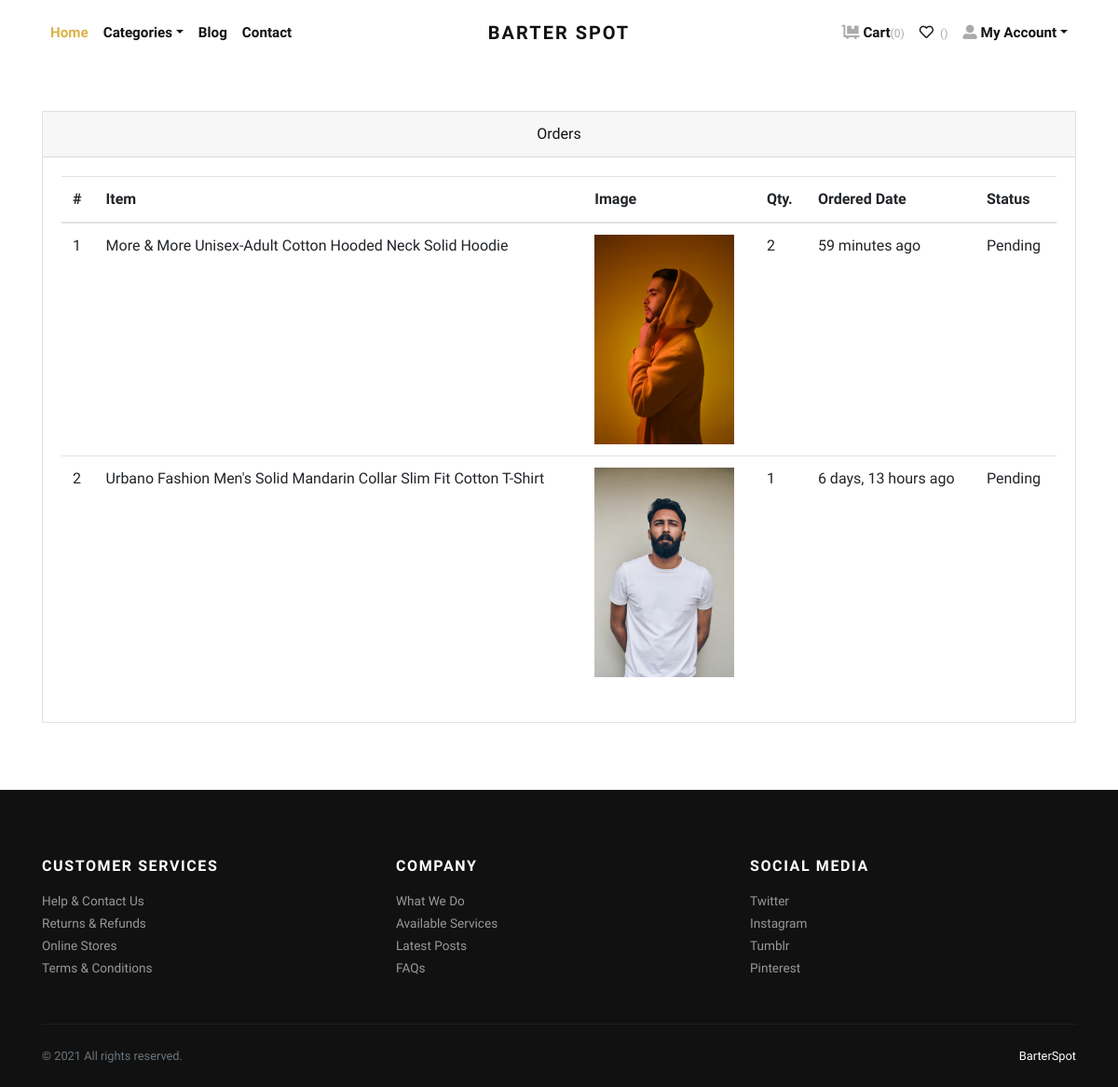
Screenshot of /orders/ (signed in) with the database file from the repository.
### store/models.py (models this page shows, shortened)
class Order(models.Model):
    user = models.ForeignKey(User, verbose_name="User", on_delete=models.CASCADE)
    address = models.ForeignKey(Address, verbose_name="Shipping Address", on_delete=models.CASCADE)
    product = models.ForeignKey(Product, verbose_name="Product", on_delete=models.CASCADE)
    quantity = models.PositiveIntegerField(verbose_name="Quantity")
    ordered_date = models.DateTimeField(auto_now_add=True, verbose_name="Ordered Date")
    status = models.CharField(
        choices=STATUS_CHOICES,
        max_length=50,
        default="Pending"
        )

class Product(models.Model):
    title = models.CharField(max_length=150, verbose_name="Product Title")
    slug = models.SlugField(max_length=160, verbose_name="Product Slug")
    sku = models.CharField(max_length=255, unique=True, verbose_name="Unique Product ID (SKU)")
    short_description = models.TextField(verbose_name="Short Description")
    detail_description = models.TextField(blank=True, null=True, verbose_name="Detail Description")
    product_image = models.ImageField(upload_to='product', blank=True, null=True, verbose_name="Product Image")
    price = models.DecimalField(max_digits=8, decimal_places=2)
    category = models.ForeignKey(Category, verbose_name="Product Categoy", on_delete=models.CASCADE)
    is_active = models.BooleanField(verbose_name="Is Active?")
    is_featured = models.BooleanField(verbose_name="Is Featured?")
    created_at = models.DateTimeField(auto_now_add=True, verbose_name="Created Date")
    updated_at = models.DateTimeField(auto_now=True, verbose_name="Updated Date")
    class Meta:
        verbose_name_plural = 'Products'
        ordering = ('-created_at', )

### store/views.py (the view)
# urls.py: path('orders/', views.orders, name="orders"),
@login_required
def orders(request):
    all_orders = Order.objects.filter(user=request.user).order_by('-ordered_date')
    return render(request, 'store/orders.html', {'orders': all_orders})

### store/context_preprocessors.py (called while the page is built)
def store_menu(request):
    categories = Category.objects.filter(is_active=True)
    context = {
        'categories_menu': categories,
    }
    return context

def cart_menu(request):
    if request.user.is_authenticated:
        cart_items= Cart.objects.filter(user=request.user)
        context = {
            'cart_items': cart_items,
        }
    else:
        context = {}
    return context

### templates/store/orders.html (shortened to what this page needs)
{% extends 'base.html' %}
{% load static %}
{% load humanize %}
    {% block content %}
      <div class="container py-5">
        <div class="row">
          <div class="col-lg-12">
            <div class="card mb-4" id="tables">
              <div class="card-header text-center">Orders</div>
              <div class="card-body">
                <table class="table table-hover">
                  <thead>
                    <tr>
                      <th>#</th>
                      <th>Item</th>
                      <th>Image</th>
                      <th>Qty.</th>
                      <th>Ordered Date</th>
                      <th>Status</th>
                    </tr>
                  </thead>
                  <tbody>
                    {% if orders %}
                    {% for order in orders %}
                    <tr>
                      <td>{{forloop.counter}}</td>
                      <td>{{order.product.title}}</td>
                      <td>
                        {% if order.product.product_image %}
                          <img src="{{order.product.product_image.url}}" alt="{{order.product.product_ttile}}" style="width:150px;">
                        {% endif %}
                      </td>
                      <td>{{order.quantity}}</td>
                      <td>{{order.ordered_date|naturaltime}}</td>
                      <td>
                        {{order.status}}
                      </td>
                    </tr>
                    {% endfor %}
                    {% endif %}
                  </tbody>
                </table>
              </div>
            </div>
          </div>
        </div>
      </div>
{% endblock content %}

### barterspot/static/css/style.default.css (style rules this page uses)
body { font-family: "Libre Franklin", sans-serif; font-size: 1rem; font-weight: 400; line-height: 1.5; color: #111111; background-color: #fff; }
.card { background-color: #fff; border: 1px solid rgba(17, 17, 17, 0.125); border-radius: 0; }
.card-body { padding: 1.25rem; }
.card-header { padding: 0.75rem 1.25rem; background-color: rgba(17, 17, 17, 0.03); border-bottom: 1px solid rgba(17, 17, 17, 0.125); }
.card-header:first-child { border-radius: calc(0 - 1px) calc(0 - 1px) 0 0; }

### rows the page displays
Order: product "More & More Unisex-Adult Cotton Hooded Neck Solid Hoodie", product.product_image (picture), quantity "2", ordered_date "59 minutes ago", status "Pending"
Order: product "Urbano Fashion Men's Solid Mandarin Collar Slim Fit Cotton T-Shirt", product.product_image (picture), quantity "1", ordered_date "6 days, 13 hours ago", status "Pending"

### other values shown
{{ cart_items.count }} "0"
